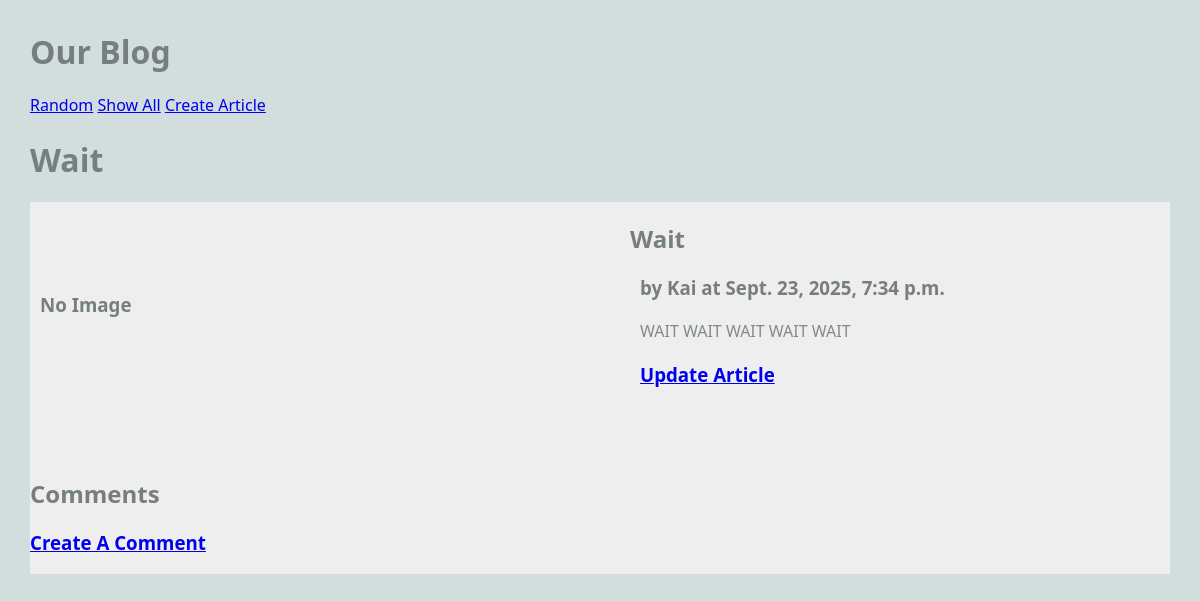
/blog/article/1, run on an earlier commit of the app's database.
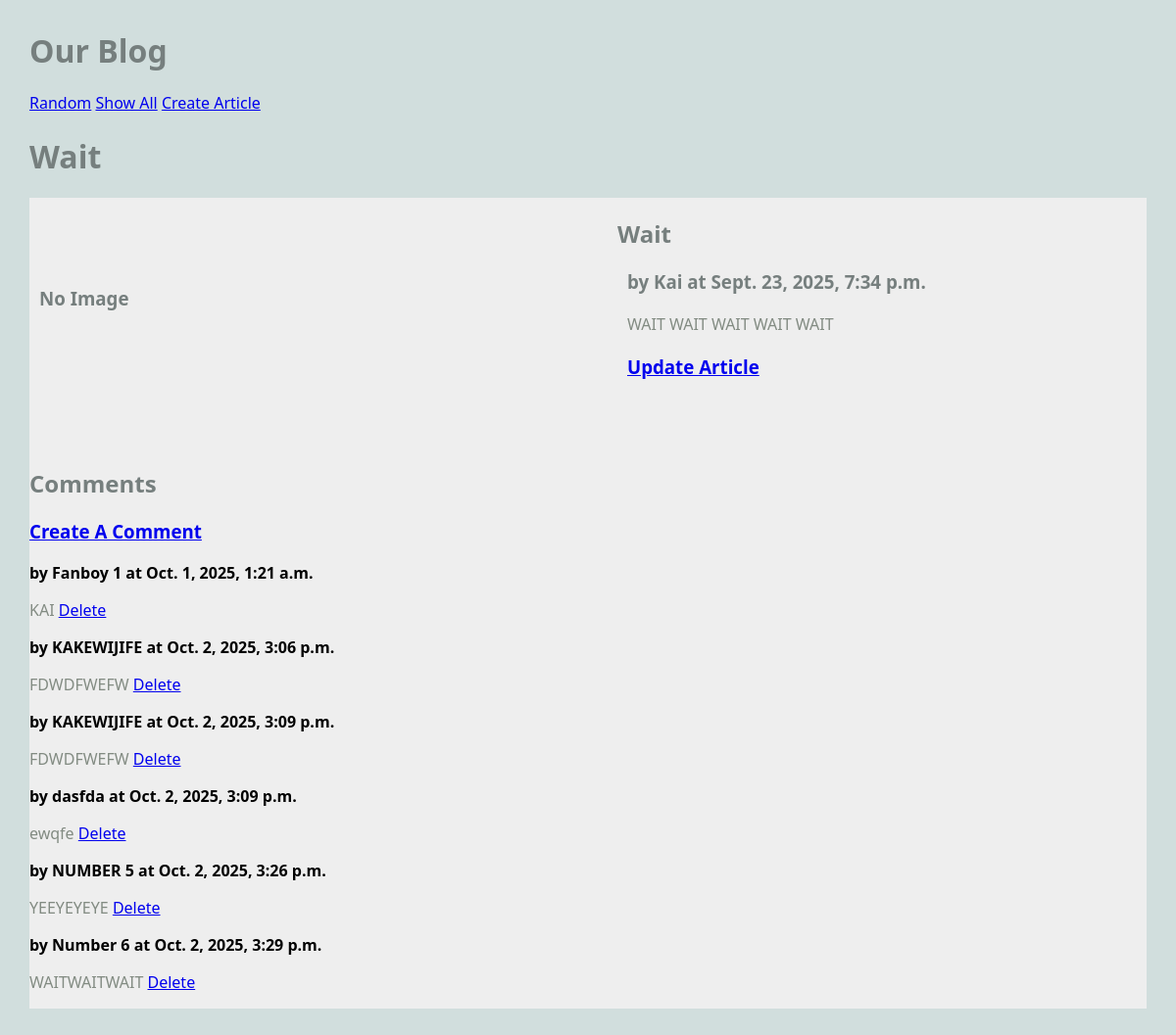
And on a later commit of the database.
### blog/models.py (models this page shows)
class Comment(models.Model):
    article = models.ForeignKey(Article, on_delete=models.CASCADE)
    author = models.TextField(blank=False)
    text = models.TextField(blank=False)
    published = models.DateTimeField(auto_now=True)
    def __str__(self):
        return f'{self.text}'

### blog/views.py (the view)
# urls.py: path('article/<int:pk>', ArticleView.as_view(), name="article"),
class ArticleView(DetailView):
    model = Article
    template_name = "blog/article.html"
    context_object_name = "article" # note singular variable name

### blog/models.py (called while the page is built)
    def get_all_comments(self):
        comments = Comment.objects.filter(article=self)
        return comments

### blog/templates/blog/article.html
{% extends 'blog/base.html' %}
{% block content %}
<h1>{{article.title}}</h1>
<main class="grid-container">
     <article class="featured">
        {% if article.image_file %}
        <img src="{{article.image_file.url}}" alt="Kai">
        {% else %}
        <h3>No Image</h3>
        {% endif %}
        <div>
            <h2>
                {{article.title}}
            </h2>
            <h3>
                by {{article.author}} at {{article.published}}
            </h3>
            <p>
                {{article.text}}
            </p>
            <h3>
                <a href="{% url 'update_article' article.pk %}">Update Article</a>
            </h3>
        </div>
    </article>
    <div>
    <h2>Comments</h2>
    <h3>
        <a href="{% url 'create_comment' article.pk %}">Create A Comment</a>
    </h3>
        {% for comment in article.get_all_comments %}
        <div>
            <strong>
                by {{comment.author}} at {{comment.published}}
            </strong>
            <p>
                {{comment.text}}
                <a href="{% url 'delete_comment' comment.pk %}">Delete</a>
            </p>
        </div>
        {% endfor %}
    </div>
</main>
{% endblock %}

What changed in the data, as far as the page shows it:
added Comment: author "Fanboy 1", published "Oct. 1, 2025, 1:21 a.m.", text "KAI"
added Comment: author "KAKEWIJIFE", published "Oct. 2, 2025, 3:06 p.m.", text "FDWDFWEFW"
added Comment: author "KAKEWIJIFE", published "Oct. 2, 2025, 3:09 p.m.", text "FDWDFWEFW"
added Comment: author "dasfda", published "Oct. 2, 2025, 3:09 p.m.", text "ewqfe"
added Comment: author "NUMBER 5", published "Oct. 2, 2025, 3:26 p.m.", text "YEEYEYEYE"
added Comment: author "Number 6", published "Oct. 2, 2025, 3:29 p.m.", text "WAITWAITWAIT"
